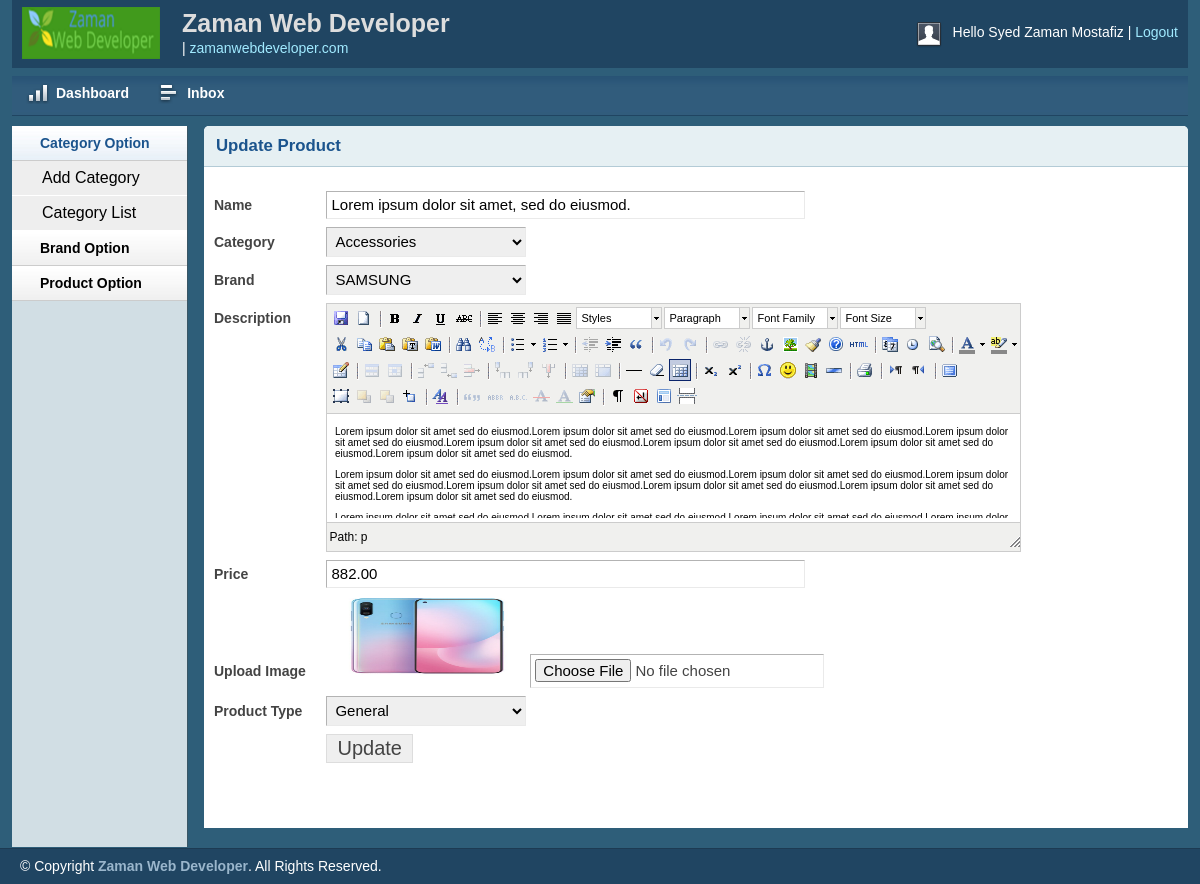
The app's page /admin/productedit.php?proId=7 (signed in) with its own data.
### tables this page shows
CREATE TABLE `tbl_product` (
  `productId` int(11) NOT NULL,
  `productName` varchar(255) NOT NULL,
  `catId` int(11) NOT NULL,
  `brandId` int(11) NOT NULL,
  `body` text NOT NULL,
  `price` float(10,2) NOT NULL,
  `image` varchar(255) NOT NULL,
  `type` tinyint(4) NOT NULL DEFAULT 0
);

CREATE TABLE `tbl_category` (
  `catId` int(11) NOT NULL,
  `catName` varchar(255) NOT NULL
);

CREATE TABLE `tbl_brand` (
  `brandId` int(11) NOT NULL,
  `brandName` varchar(255) NOT NULL
);

### lib/Database.php (called while the page is built, shortened)
<?php
Class Database{
  public $host   = DB_HOST;
  public $user   = DB_USER;
  public $pass   = DB_PASS;
  public $dbname = DB_NAME;
  public $link;
  private function connectDB()
  {
    $this->link = new mysqli($this->host, $this->user, $this->pass, $this->dbname);
  }
  public function select($query)
  {
    $result = $this->link->query($query) or die($this->link->error.__LINE__);
    if($result->num_rows > 0)
    {
      return $result;
    }
    else
    {
      return false;
    }
  }
}

### classes/Product.php (called while the page is built, shortened)
<?php
	$filepath = realpath(dirname(__FILE__));
	include_once ($filepath.'/../lib/Database.php');
?>
<?php
class Product
{
	private $db;
	public function __construct()
	{
		$this->db = new Database();
	}
	public function getProById($id)
	{
		$query = "SELECT * FROM tbl_product WHERE productId= '$id'";
		$result = $this->db->select($query);
		return $result;
	}
}
?>

### classes/Category.php (called while the page is built, shortened)
<?php
	$filepath = realpath(dirname(__FILE__));
	include_once ($filepath.'/../lib/Database.php');
?>
<?php
	 class Category
	 {
	 	private $db;
	 	public function __construct()
	 	{
	 		$this->db = new Database();
	 	}
	 	public function getAllCat()
	 	{
	 		$query = "SELECT * FROM tbl_category ORDER BY catId DESC";
	 		$result = $this->db->select($query);
	 		return $result;
	 	}
	 }
?>

### classes/Brand.php (called while the page is built, shortened)
<?php
	$filepath = realpath(dirname(__FILE__));
	include_once ($filepath.'/../lib/Database.php');
?>
<?php
class Brand
{
	private $db;
	public function __construct()
	{
		$this->db = new Database();
	}
	public function getAllBrand()
	{
		$query = "SELECT * FROM tbl_brand ORDER BY brandId DESC";
	 	$result = $this->db->select($query);
	 	return $result;
	}
}
?>

### admin/productedit.php (the view, shortened to what this page needs)
<?php include 'inc/header.php';?>
<?php include 'inc/sidebar.php';?>
<?php include '../classes/Product.php';?>
<?php include '../classes/Category.php';?>
<?php include '../classes/Brand.php';?>
<?php
    if (!isset($_GET['proId']) || $_GET['proId'] == NULL)
    {
       echo "<script>window.location = 'productlist.php';</script>";
    }
    else
    {
        $id = preg_replace('/[^-a-zA-Z0-9_]/', '', $_GET['proId']);
    }
    $pd = new Product();
?>
<div class="grid_10">
    <div class="box round first grid">
        <h2>Update Product</h2>
        <div class="block">
        <?php
        $getPro = $pd->getProById($id);
        if ($getPro)
        {
            while ($value = $getPro->fetch_assoc())
            {
        ?>
         <form action="" method="post" enctype="multipart/form-data">
            <table class="form">
                <tr>
                    <td>
                        <label>Name</label>
                    </td>
                    <td>
                        <input type="text" name="productName" value="<?php echo $value['productName'];?>" class="medium" />
                    </td>
                </tr>
				<tr>
                    <td>
                        <label>Category</label>
                    </td>
                    <td>
                        <select id="select" name="catId">
                            <?php
                            $cat = new Category();
                            $getCat = $cat->getAllCat();
                            if ($getCat)
                            {
                                while ($result = $getCat->fetch_assoc())
                                {
                            ?>
                            <option
                            <?php
                            if ($value['catId'] == $result['catId'])
                            {
                            ?>
                               selected = "selected";
                            <?php
                            }
                            ?>
                            value="<?php echo $result['catId'];?>"><?php echo $result['catName'];?>
                            </option>
                            <?php
                                }
                             }
                            ?>
                        </select>
                    </td>
                </tr>
				<tr>
                    <td>
                        <label>Brand</label>
                    </td>
                    <td>
                        <select id="select" name="brandId">
                            <?php
                            $brand = new Brand();
                            $getBrand = $brand->getAllBrand();
                            if ($getBrand)
                            {
                                while ($result = $getBrand->fetch_assoc())
                                {
                            ?>
                            <option
                            <?php
                            if ($value['brandId'] == $result['brandId'])
                            {
                            ?>
                               selected = "selected";
                            <?php
                            }
                            ?>
                            value="<?php echo $result['brandId'];?>"><?php echo $result['brandName'];?>
                            </option>
                            <?php
                                }
                             }
                            ?>
                        </select>
                    </td>
                </tr>
				 <tr>
                    <td style="vertical-align: top; padding-top: 9px;">
                        <label>Description</label>
                    </td>
                    <td>
                    </td>
                </tr>
				<tr>
                    <td>
                        <label>Price</label>
                    </td>
                    <td>
                        <input type="text" name="price" value="<?php echo $value['price'];?>" class="medium" />
                    </td>
                </tr>
                <tr>
                    <td>
                        <label>Upload Image</label>
                    </td>
                    <td>
                        <img src="<?php echo $value['image'];?>" height="80px" width="200px">
                        <input type="file" name="image" />
                    </td>
                </tr>
				<tr>
                    <td>
                        <label>Product Type</label>
                    </td>
                    <td>
                        <select id="select" name="type">
                            <?php
                            if ($value['type'] == 0)
                            {
                            ?>
                                <option selected = "selected" value="0">Featured</option>
                                <option value="1">General</option>
                            <?php
                             }
                             else
                             {
                            ?>
                                <option selected = "selected" value="1">General</option>
                            <?php
                             }
                            ?>
                        </select>
                    </td>
                </tr>
				<tr>
                    <td></td>
                    <td>
                        <input type="submit" name="submit" Value="Update" />
                    </td>
                </tr>
            </table>
            </form>
            <?php
            }
        }
            ?>
        </div>
    </div>
</div>
<?php include 'inc/footer.php';?>

### admin/css/text.css (style rules this page uses)
body { font: 13px/1.5 Tahoma, Helvetica, Arial, 'Liberation Sans', FreeSans, sans-serif; }
h2 { font-size: 23px; }
p, dl, hr, h1, h2, h3, h4, h5, h6, ol, ul, pre, table, address, fieldset { margin-bottom: 20px; }

### admin/css/grid.css (style rules this page uses)
.grid_1, .grid_2, .grid_3, .grid_4, .grid_5, .grid_6, .grid_7, .grid_8, .grid_9, .grid_10, .grid_11, .grid_12, .grid_13, .grid_14, .grid_15, .grid_16 { display: inline; float: left; margin-left: 1%; margin-right: 1%; }
.container_12 .grid_10 { width: 81.333%; }

### admin/css/layout.css (style rules this page uses)
body { background: #fff none repeat scroll 0 0; color: #444; font-size: 14px; padding: 0; }
h1, h2, h3, h4, h5, h6 { line-height:1.2em; margin-bottom:.3em; }
h2 { margin-top:1em; }
.box { background:#fff; margin-bottom:20px; padding:10px 10px 10px 10px; margin-left:-8px; }
.box.grid { padding-bottom:40px; }
.box.round { -moz-border-radius: 5px 5px 0px 0px; -webkit-border-radius: 5px 5px 0px 0px; border-radius: 5px 5px 0px 0px; }
.box h2 { font-size:1.2em; font-weight:bold; color:#1B548D; background:#E6F0F3; margin:-10px -10px 0 -10px; padding:10px 12px; border-bottom:1px solid #B3CBD6; -moz-border-radius: 5px 5px 0px 0px; -webkit-border-radius: 5px 5px 0px 0px; border-radius: 5px 5px 0px 0px; }
.box.first { min-height: 406px; }
.block { padding-top:20px; }
table.form { width:100%; }
table.form td { padding:4px 0px; }
table.form label { font-weight:bold; }
table.form input, table.form select { font-size: 15px; padding: 4px 4px 5px 4px; border-top: 1px solid #b3b3b3; border-left: 1px solid #b3b3b3; border-right: 1px solid #eaeaea; border-bottom: 1px solid #eaeaea; }
table.form input[type="submit"] { border: 1px solid #ddd; color: #444; cursor: pointer; font-size: 20px; padding: 2px 10px; }
input.medium { width: 55%; }
.block { padding-bottom:1px; }
table.form select { width:200px; }

### admin/js/tiny-mce/themes/advanced/skins/default/content.css (style rules this page uses)
body, td, pre { color:#000; font-family:Verdana, Arial, Helvetica, sans-serif; font-size:10px; margin:8px; }
body { background:#FFF; }
h2 { font-size: 1.5em }
img { border:0; }
table, img, hr, .mceItemAnchor { cursor:default }
table td, table th { cursor:text }

### records on screen
tbl_product: productName "Lorem ipsum dolor sit amet, sed do eiusmod.", catId "Accessories", brandId "SAMSUNG", price "882.00", image (picture), type "General"

### other values on screen
Session::get('adminName') "Syed Zaman Mostafiz"
